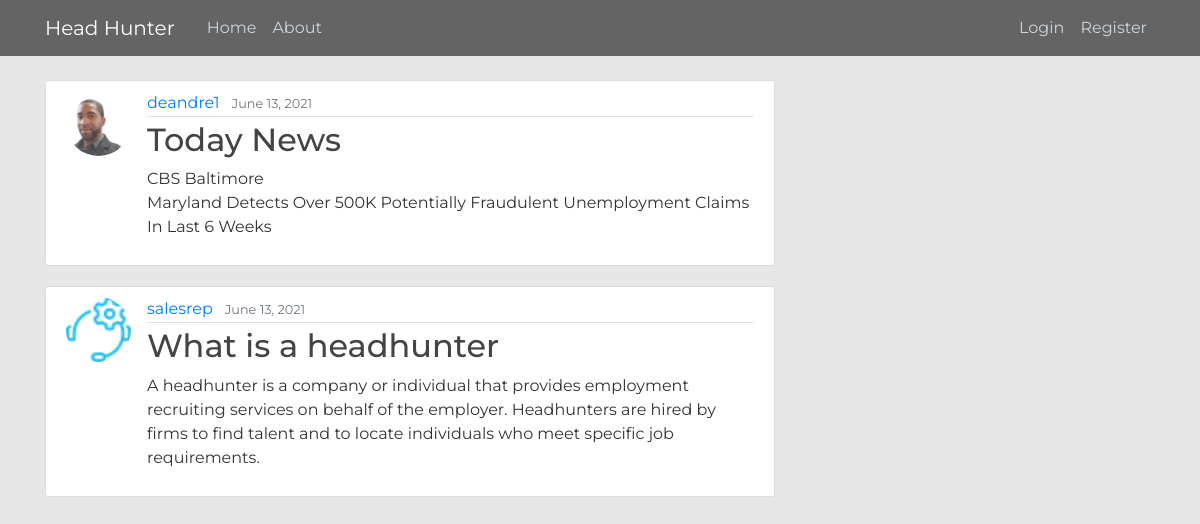
The page / on the database its author committed.
### blog/models.py (models this page shows, shortened)
class Post(models.Model):
    title = models.CharField(max_length=100)
    content = models.TextField()
    date_posted = models.DateTimeField(default=timezone.now)
    author = models.ForeignKey(User, on_delete=models.CASCADE)

### users/models.py (models this page shows, shortened)
class Profile(models.Model):
    user = models.OneToOneField(User, on_delete=models.CASCADE)
    image = models.ImageField(default='default.jpg', upload_to='profile_pics')

### blog/views.py (the view)
# urls.py: path('', PostListView.as_view(), name='blog-home'),
class PostListView(ListView):
    model = Post
    template_name = 'blog/home.html'  # <app>/<model>_<viewtype>.html
    context_object_name = 'posts'
    ordering = ['-date_posted']
    paginate_by = 5

### blog/templates/blog/home.html (shortened to what this page needs)
{% extends "blog/base.html" %}
{% block content %}
    {% for post in posts %}
        <article class="media content-section">
          <img class="rounded-circle article-img" src="{{ post.author.profile.image.url }}">
          <div class="media-body">
            <div class="article-metadata">
              <a class="mr-2" href="{% url 'user-posts' post.author.username %}">{{ post.author }}</a>
              <small class="text-muted">{{ post.date_posted|date:"F d, Y" }}</small>
            </div>
            <h2><a class="article-title" href="{% url 'post-detail' post.id %}">{{ post.title }}</a></h2>
            <p class="article-content">{{ post.content }}</p>
          </div>
        </article>
    {% endfor %}
{% endblock content %}

### blog/templates/blog/base.html (shortened to what this page needs)
{% load static %}
<!DOCTYPE html>
<html>
<head>
    <link rel="stylesheet" href="https://maxcdn.bootstrapcdn.com/bootstrap/4.0.0/css/bootstrap.min.css">
    <link rel="stylesheet" type="text/css" href="{% static 'blog/main.css' %}">
</head>
<body>
    <header class="site-header">
      <nav class="navbar navbar-expand-md navbar-dark bg-steel fixed-top">
        <div class="container" >
          <a class="navbar-brand mr-4" href="{% url 'blog-home' %}">Head Hunter
          </a>
          <div class="collapse navbar-collapse" id="navbarToggle">
            <div class="navbar-nav mr-auto">
              <a class="nav-item nav-link" href="{% url 'blog-home' %}">Home</a>
              <a class="nav-item nav-link" href="{% url 'blog-about' %}">About</a>
            </div>
            <div class="navbar-nav">
              {% if user.is_authenticated %}
                <a class="nav-item nav-link" href="{% url 'post-create' %}">New Post</a>
                <a class="nav-item nav-link" href="{% url 'profile' %}">Profile</a>
                <a class="nav-item nav-link" href="{% url 'logout' %}">Logout</a>
              {% else %}
                <a class="nav-item nav-link" href="{% url 'login' %}">Login</a>
                <a class="nav-item nav-link" href="{% url 'register' %}">Register</a>
              {% endif %}
            </div>
          </div>
        </div>
      </nav>
    </header>
    <main role="main" class="container">
      <div class="row">
        <div class="col-md-8">
          {% block content %}{% endblock %}
        </div>
      </div>
    </main>
</body>
</html>

### blog/static/blog/main.css (style rules this page uses)
body { background: #e6e6e6; color: #333333; margin-top: 5rem; font-family: 'Montserrat'; }
h1, h2, h3, h4, h5, h6 { color: #444444; }
.bg-steel { background-color: #646464; }
.site-header .navbar-nav .nav-link { color: #cbd5db; }
.content-section { background: #ffffff; padding: 10px 20px; border: 1px solid #dddddd; border-radius: 3px; margin-bottom: 20px; }
.article-title { color: #444444; }
.article-content { white-space: pre-line; }
.article-img { height: 65px; width: 65px; margin-right: 16px; }
.article-metadata { padding-bottom: 1px; margin-bottom: 4px; border-bottom: 1px solid #e3e3e3 }

### rows shown on the page
Post: author.profile.image (picture), author "deandre1", date_posted "June 13, 2021", title "Today News", content "CBS Baltimore Maryland Detects Over 500K Potentially Fraudulent Unemployment Claims In Last 6 Weeks"
Post: author.profile.image (picture), author "salesrep", date_posted "June 13, 2021", title "What is a headhunter", content "A headhunter is a company or individual that provides employment recruiting services on behalf of the employer. Headhunters are hired by firms to find talent and to locate individuals who meet specific job requirements."
